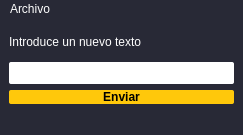
<?xml version="1.0" encoding="UTF-8"?>
<ui version="4.0">
 <class>MainWindow</class>
 <widget class="QMainWindow" name="MainWindow">
  <property name="geometry">
   <rect>
    <x>0</x>
    <y>0</y>
    <width>243</width>
    <height>135</height>
   </rect>
  </property>
  <property name="windowTitle">
   <string>Primer diseño</string>
  </property>
  <property name="windowIcon">
   <iconset resource="../resources.qrc">
    <normaloff>:/iconos/recursos/qt.png</normaloff>:/iconos/recursos/qt.png</iconset>
  </property>
  <property name="styleSheet">
   <string notr="true">/*-----QWidget-----*/
QWidget
{
	background-color: #282936;
	color: #ffffff;
	border-color: #000000;

}


/*-----QLabel-----*/
QLabel
{
	background-color: #282936;
	color: #ffffff;
	border-color: #000000;

}


/*-----QToolTip-----*/
QToolTip
{
	background-color: #282936;
	color: #fff;
	border: 1px solid #282936;
	font-weight: bold;

}


/*-----QToolButton-----*/
QPushButton
{
	background-color: #ffc80b;
	color: #000000;
	font-weight: bold;
	border: 0px solid;
	border-radius: 2px;

}


QPushButton::hover
{
	background-color: #ffe152;  

}


QPushButton::pressed
{
	background-color: #e5c010;

}


QPushButton::checked
{
	background-color: #e5c010;

}


/*-----QToolButton-----*/
QToolButton
{
	background-color: #ffc80b;
	color: #000000;
	font-weight: bold;
	border: 0px solid;
	border-radius: 2px;

}


QToolButton::hover
{
	background-color: #ffe152;  

}


QToolButton::pressed
{
	background-color: #e5c010;

}


QToolButton::checked
{
	background-color: #e5c010;

}


/*-----QLineEdit-----*/
QLineEdit
{
	background-color: white;
	color: #000000;
	padding: 3px;
	border: 0px solid;
	border-radius: 2px;
	selection-background-color: #0949ff;

}


QLineEdit::focus
{
	padding: 3px;
	border: 1px solid #0949ff;
	border-radius: 2px;

}


/*-----QTextEdit-----*/
QTextEdit
{
	background-color: white;
	color: #000;
	border-color: #000000;
	border: 0px solid;
	border-radius: 2px;

}


/*-----QListView-----*/
QListView
{
	background-color: #3a3a4e;
	color: #fff;
	border: 0px solid;
	border-radius: 2px;
	font-weight: bold;

}


QListView::item 
{
    padding: 5px;

}


QListView::item:selected 
{
    border: 1px solid #ffc80b;
    border: none;
    color: #000;
}


QListView::item:selected:!active 
{
    background-color: #ffc80b;
    border: none;
    color: #000;

}


QListView::item:selected:active 
{
    background-color: #ffc80b;
    border: none;
    color: #000;

}


QListView::item:hover 
{
    background-color: #282936;
    border: none;

}


/*-----QScrollBar-----*/
QScrollBar:vertical 
{
   border: none;
   width: 10px;

}


QScrollBar:horizontal 
{
   border: none;
   height: 10px;

}


QScrollBar::handle:vertical,
QScrollBar::handle:horizontal
{
   border: none;
   border-radius : 0px;
   background-color: #ffc80b;
   min-height: 80px;
   width : 12px;

}


QScrollBar::handle:vertical:hover,
QScrollBar::handle:horizontal:hover
{
   background-color: #e5c010; 

}


QScrollBar::add-line:vertical,
QScrollBar::add-line:horizontal
{
   border: none;
   background: transparent;
   height: 0px;
   subcontrol-position: bottom;
   subcontrol-origin: margin;

}


QScrollBar::add-line:vertical:hover,
QScrollBar::add-line:horizontal:hover
{
   background-color: transparent;

}


QScrollBar::add-line:vertical:pressed, 
QScrollBar::add-line:horizontal:pressed
{
   background-color: #3f3f3f;

}


QScrollBar::sub-line:vertical,
QScrollBar::sub-line:horizontal
{
   border: none;
   background: transparent;
   height: 0px;

}


QScrollBar::sub-line:vertical:hover,
QScrollBar::sub-line:horizontal:hover
{
   background-color: transparent;

}


QScrollBar::sub-line:vertical:pressed,
QScrollBar::sub-line:horizontal:pressed
{
   background-color: #3f3f3f;

}


QScrollBar::up-arrow:vertical,
QScrollBar::up-arrow:horizontal
{
   width: 0px;
   height: 0px;
   background: transparent;

}


QScrollBar::down-arrow:vertical, 
QScrollBar::down-arrow:horizontal
{
   width: 0px;
   height: 0px;
   background: transparent;

}


QScrollBar::add-page:vertical, QScrollBar::sub-page:vertical,
QScrollBar::add-page:horizontal, QScrollBar::sub-page:horizontal
{
   background-color: white;
	
}
</string>
  </property>
  <widget class="QWidget" name="centralwidget">
   <layout class="QVBoxLayout" name="verticalLayout">
    <item>
     <widget class="QLabel" name="label">
      <property name="text">
       <string>Introduce un nuevo texto</string>
      </property>
     </widget>
    </item>
    <item>
     <widget class="QLineEdit" name="lineEdit">
      <property name="statusTip">
       <string>Soy un campo de texto</string>
      </property>
     </widget>
    </item>
    <item>
     <widget class="QPushButton" name="pushButton">
      <property name="statusTip">
       <string>Soy un botón</string>
      </property>
      <property name="text">
       <string>Enviar</string>
      </property>
     </widget>
    </item>
   </layout>
  </widget>
  <widget class="QMenuBar" name="menubar">
   <property name="geometry">
    <rect>
     <x>0</x>
     <y>0</y>
     <width>243</width>
     <height>22</height>
    </rect>
   </property>
   <widget class="QMenu" name="menuArchivo">
    <property name="title">
     <string>Archivo</string>
    </property>
    <addaction name="actionSalir"/>
   </widget>
   <addaction name="menuArchivo"/>
  </widget>
  <widget class="QStatusBar" name="statusbar"/>
  <action name="actionSalir">
   <property name="icon">
    <iconset resource="../resources.qrc">
     <normaloff>:/iconos/recursos/exit.png</normaloff>:/iconos/recursos/exit.png</iconset>
   </property>
   <property name="text">
    <string>&amp;Salir</string>
   </property>
   <property name="shortcut">
    <string>Ctrl+Q</string>
   </property>
  </action>
 </widget>
 <resources>
  <include location="../resources.qrc"/>
 </resources>
 <connections/>
</ui>
